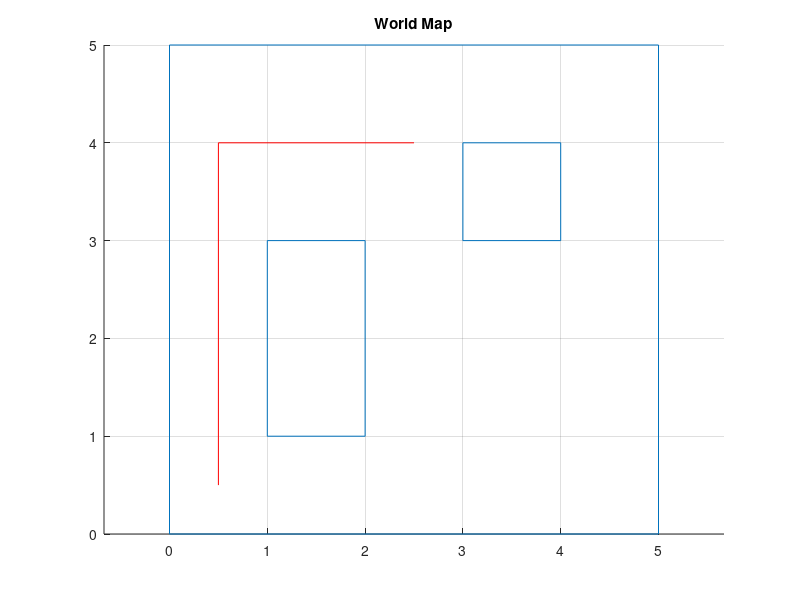

MATLAB code to generate this figure: (Note: this script raises an error after producing the figure.)
% Simulate a 2D robot

%
% Generate the virtual world (Ground Truth Map)
%

% W is an array of objects in the map
% Each object is a polyline stored in a 2xn matrix
% Where n is the number of line endpoints
% the first row is the x coordinates
% the second row is the y coordinates. 
World{1} = [0 0 5 5 0;
            0 5 5 0 0];
    
World{2} = [1 1 2 2 1;
            1 3 3 1 1];
    
World{3} = [3 4 4 3 3;
            3 3 4 4 3];

% Plot the world
figure(1); 
clf;
title('World Map');
for i = 1:length(World)
    line(World{i}(1,:), World{i}(2,:))
end
hold on;
axis equal
grid


%
% Generate Robot Path (Ground Truth)
%

% Robot Trajectory 
% [x, y, Theta]
Path = [0.5, 0.5, deg2rad(90);
        0.5, 4.0, deg2rad(90);
        0.5, 4.0, 0;
        2.5, 4.0, 0];

PathVelLin = 0.5;  % Linear Velocity (Units/Second)
PathVelRot = deg2rad(45); % Rotational velocity (Rad/Second)

% Plot Trajectory
figure(1);
plot(Path(:,1)', Path(:,2)', '-r');


% Generate timestamps for each trajectory vertex
tt = 0;
for i = 1:(length(Path)-1)
   dp = sqrt((Path(i,1) - Path(i+1,1))^2 + (Path(i,2) - Path(i+1,2))^2);
   tp = dp/PathVelLin;
   
   dr = Path(i,3) - Path(i+1,3); 
   tr = dr/PathVelRot;   
   
   t  = max(tp, tr); 
   tt = cat(2, tt, t);
end 
Path = cat(2, Path, tt');


%
% Generate Lidar Data
%

LidarHz = 5; % Samples Per Second

% lidar poses
LidarPose = []; 

for i = 1:(length(Path)-1)
    x  = [0; tt(i+1)];
    xx = x(1):1/LidarHz:x(2);
   
    y  = [Path(i,1); Path(i+1,1)];
    px = linterp(x,y,xx);
    
    y  = [Path(i,2); Path(i+1,2)];
    py = linterp(x,y,xx);
    
    y  = [Path(i,3); Path(i+1,3)];
    pr = linterp(x,y,xx);
    
    LidarPose = cat(1, LidarPose, [px' py' pr' xx']);
end

plot(LidarPose(:,1),LidarPose(:,2), '.r');



% Generate Lidar Sensor measurements
LidarRange = 4.0;
LidarAngles = deg2rad(-135):deg2rad(5):deg2rad(135);
LidarScan = [];
for n = 1:size(LidarPose,1) % For each pose
    p = LidarPose(n,:); % Current pose
    z = []; % Current scan
    
    for i = 1:length(LidarAngles); % For each beam
        r = LidarRange; % Max Range
        a = LidarAngles(i); % Current Angle

        % find endpoints of this beam
        beam = [p(1), p(1)+r*cos(p(3)+a); p(2), p(2)+r*sin(p(3)+a)];

        % Search if this range measurement intersects any map line
        for j = 1:length(World)
            [xi, yi] = polyxpoly(World{j}(1,:), World{j}(2,:), beam(1,:), beam(2,:)); 
            if ~isempty(xi)
                % Find the closest intersecetion
                for k = 1:length(xi)
                    d = sqrt((p(1) - xi(k)).^2 + (p(2) - yi(k)).^2);
                    if d < r 
                        r = d;
                    end
                end
            end
        end
        
        % Add this measurement to the scan
        z = cat(2, z, r);
    end
    
    LidarScan = cat(1, LidarScan, z);
end    
   
% Plot the Lidar Measurements
if 0
    figure(2)
    for nScan = 1:size(LidarScan,1)
        a = LidarAngles;
        z = LidarScan(nScan, :);

        %  Remove out of range measurements
        I = (z >= LidarRange);
        a(I) = [];
        z(I) = [];

        % Plot
        set(0, 'CurrentFigure', 2);
        clf
        polar(a, z, '.b')

        % Realtime playback
        pause(1/LidarHz);
    end
end

% Clean up workspace
clear a beam d dp dr i j k n p pr px py r t tp tr tt x xi xx y yi z